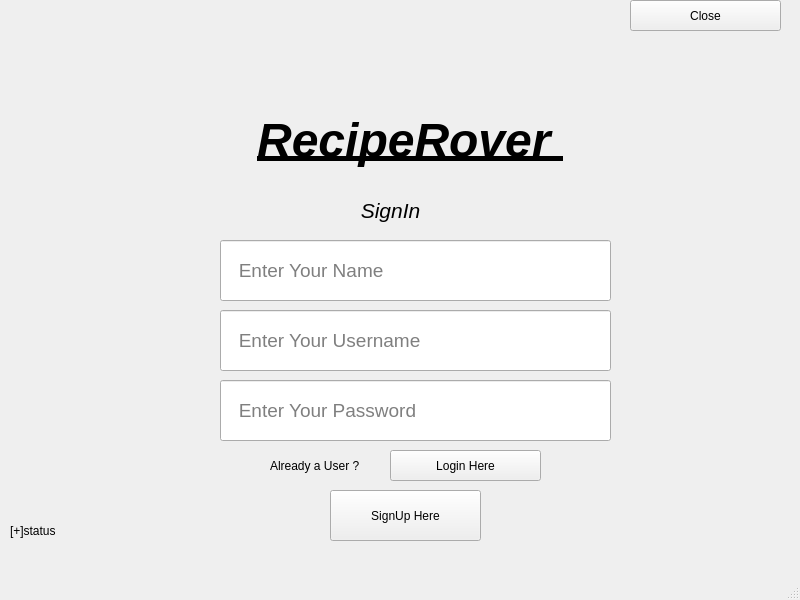
<?xml version="1.0" encoding="UTF-8"?>
<ui version="4.0">
 <class>MainWindow</class>
 <widget class="QMainWindow" name="MainWindow">
  <property name="geometry">
   <rect>
    <x>0</x>
    <y>0</y>
    <width>800</width>
    <height>600</height>
   </rect>
  </property>
  <property name="windowTitle">
   <string>MainWindow</string>
  </property>
  <widget class="QWidget" name="centralwidget">
   <widget class="QLabel" name="label">
    <property name="geometry">
     <rect>
      <x>140</x>
      <y>-10</y>
      <width>541</width>
      <height>301</height>
     </rect>
    </property>
    <property name="text">
     <string>&lt;html&gt;&lt;head/&gt;&lt;body&gt;&lt;p align=&quot;center&quot;&gt;&lt;span style=&quot; font-size:36pt; font-weight:700; font-style:italic; text-decoration: underline;&quot;&gt;RecipeRover &lt;/span&gt;&lt;/p&gt;&lt;/body&gt;&lt;/html&gt;</string>
    </property>
   </widget>
   <widget class="QPushButton" name="pushButton">
    <property name="geometry">
     <rect>
      <x>330</x>
      <y>490</y>
      <width>151</width>
      <height>51</height>
     </rect>
    </property>
    <property name="text">
     <string>SignUp Here</string>
    </property>
   </widget>
   <widget class="QLineEdit" name="lineEdit">
    <property name="geometry">
     <rect>
      <x>220</x>
      <y>240</y>
      <width>391</width>
      <height>61</height>
     </rect>
    </property>
    <property name="font">
     <font>
      <pointsize>14</pointsize>
     </font>
    </property>
    <property name="toolTip">
     <string>&lt;html&gt;&lt;head/&gt;&lt;body&gt;&lt;p&gt;&lt;span style=&quot; font-size:12pt;&quot;&gt;Name&lt;/span&gt;&lt;/p&gt;&lt;/body&gt;&lt;/html&gt;</string>
    </property>
    <property name="whatsThis">
     <string>&lt;html&gt;&lt;head/&gt;&lt;body&gt;&lt;p&gt;&lt;br/&gt;&lt;/p&gt;&lt;/body&gt;&lt;/html&gt;</string>
    </property>
    <property name="placeholderText">
     <string>   Enter Your Name</string>
    </property>
   </widget>
   <widget class="QLineEdit" name="lineEdit_2">
    <property name="geometry">
     <rect>
      <x>220</x>
      <y>310</y>
      <width>391</width>
      <height>61</height>
     </rect>
    </property>
    <property name="font">
     <font>
      <pointsize>14</pointsize>
     </font>
    </property>
    <property name="toolTip">
     <string>&lt;html&gt;&lt;head/&gt;&lt;body&gt;&lt;p&gt;&lt;span style=&quot; font-size:12pt;&quot;&gt;Username&lt;/span&gt;&lt;/p&gt;&lt;/body&gt;&lt;/html&gt;</string>
    </property>
    <property name="placeholderText">
     <string>   Enter Your Username</string>
    </property>
   </widget>
   <widget class="QLineEdit" name="lineEdit_3">
    <property name="geometry">
     <rect>
      <x>220</x>
      <y>380</y>
      <width>391</width>
      <height>61</height>
     </rect>
    </property>
    <property name="font">
     <font>
      <pointsize>14</pointsize>
     </font>
    </property>
    <property name="toolTip">
     <string>&lt;html&gt;&lt;head/&gt;&lt;body&gt;&lt;p&gt;&lt;span style=&quot; font-size:12pt;&quot;&gt;Password&lt;/span&gt;&lt;/p&gt;&lt;/body&gt;&lt;/html&gt;</string>
    </property>
    <property name="text">
     <string/>
    </property>
    <property name="echoMode">
     <enum>QLineEdit::Password</enum>
    </property>
    <property name="placeholderText">
     <string>   Enter Your Password</string>
    </property>
   </widget>
   <widget class="QLabel" name="label_2">
    <property name="geometry">
     <rect>
      <x>300</x>
      <y>170</y>
      <width>181</width>
      <height>81</height>
     </rect>
    </property>
    <property name="text">
     <string>&lt;html&gt;&lt;head/&gt;&lt;body&gt;&lt;p align=&quot;center&quot;&gt;&lt;span style=&quot; font-size:16pt; font-style:italic;&quot;&gt;SignIn&lt;/span&gt;&lt;/p&gt;&lt;/body&gt;&lt;/html&gt;</string>
    </property>
   </widget>
   <widget class="QLabel" name="label_3">
    <property name="geometry">
     <rect>
      <x>10</x>
      <y>520</y>
      <width>211</width>
      <height>21</height>
     </rect>
    </property>
    <property name="text">
     <string>[+]status</string>
    </property>
   </widget>
   <widget class="QLabel" name="label_4">
    <property name="geometry">
     <rect>
      <x>270</x>
      <y>455</y>
      <width>151</width>
      <height>21</height>
     </rect>
    </property>
    <property name="text">
     <string>Already a User ? </string>
    </property>
   </widget>
   <widget class="QPushButton" name="pushButton_2">
    <property name="geometry">
     <rect>
      <x>390</x>
      <y>450</y>
      <width>151</width>
      <height>31</height>
     </rect>
    </property>
    <property name="text">
     <string>Login Here</string>
    </property>
   </widget>
   <widget class="QPushButton" name="pushButton_3">
    <property name="geometry">
     <rect>
      <x>630</x>
      <y>0</y>
      <width>151</width>
      <height>31</height>
     </rect>
    </property>
    <property name="text">
     <string>Close</string>
    </property>
   </widget>
  </widget>
  <widget class="QMenuBar" name="menubar">
   <property name="geometry">
    <rect>
     <x>0</x>
     <y>0</y>
     <width>800</width>
     <height>25</height>
    </rect>
   </property>
  </widget>
  <widget class="QStatusBar" name="statusbar"/>
 </widget>
 <resources/>
 <connections/>
</ui>
